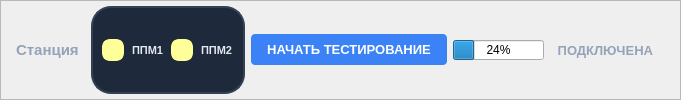
       <widget class="QFrame" name="frameStation">
        <property name="minimumSize">
         <size>
          <width>0</width>
          <height>58</height>
         </size>
        </property>
        <property name="styleSheet">
         <string notr="true">#frameStation {
    color: #94a3b8;
    border-radius: 8px;
    border: 2px solid #334155;
    background-color: #1e293b;
}</string>
        </property>
        <property name="frameShape">
         <enum>QFrame::StyledPanel</enum>
        </property>
        <property name="frameShadow">
         <enum>QFrame::Raised</enum>
        </property>
        <layout class="QHBoxLayout" name="horizontalLayout_2">
         <property name="topMargin">
          <number>5</number>
         </property>
         <property name="bottomMargin">
          <number>5</number>
         </property>
         <item>
          <widget class="QLabel" name="labelStation">
           <property name="font">
            <font>
             <pointsize>11</pointsize>
             <bold>true</bold>
            </font>
           </property>
           <property name="styleSheet">
            <string notr="true">#labelStation {
    color: #94a3b8;
    margin-right: 2px;
}</string>
           </property>
           <property name="text">
            <string>Станция</string>
           </property>
          </widget>
         </item>
         <item>
          <widget class="QFrame" name="framePPM">
           <property name="sizePolicy">
            <sizepolicy hsizetype="Minimum" vsizetype="Preferred">
             <horstretch>0</horstretch>
             <verstretch>0</verstretch>
            </sizepolicy>
           </property>
           <property name="styleSheet">
            <string notr="true">#framePPM {
    color: #94a3b8;
    border-radius: 20px;
    border: 2px solid #334155;
    background-color: #1e293b;
}</string>
           </property>
           <property name="frameShape">
            <enum>QFrame::StyledPanel</enum>
           </property>
           <property name="frameShadow">
            <enum>QFrame::Raised</enum>
           </property>
           <layout class="QHBoxLayout" name="horizontalLayout_6">
            <item>
             <widget class="QRadioButton" name="radioPPM1">
              <property name="styleSheet">
               <string notr="true">    QRadioButton {
        color: #e2e8f0;
        font-size: 8pt;
        font-weight: bold;
        spacing: 8px;
        background: transparent;
		padding: 0px 0px 0px 0px;
    }
    QRadioButton::indicator {
        width: 16px;
        height: 16px;
        border-radius: 8px;
        border:3px solid #FFFF99;
        background: #FFFF99;
    }
    QRadioButton::indicator:hover {
        border-color: #10b981;
    }
    QRadioButton::indicator:checked {
        background: #FFFF99;
    }</string>
              </property>
              <property name="text">
               <string>ППМ1</string>
              </property>
             </widget>
            </item>
            <item>
             <widget class="QRadioButton" name="radioPPM2">
              <property name="styleSheet">
               <string notr="true">    QRadioButton {
        color: #e2e8f0;
        font-size: 8pt;
        font-weight: bold;
        spacing: 8px;
        background: transparent;
    }
    QRadioButton::indicator {
        width: 16px;
        height: 16px;
        border-radius: 8px;
        border:3px solid #FFFF99;
        background: #FFFF99;
    }
    QRadioButton::indicator:hover {
        border-color: #10b981;
    }
    QRadioButton::indicator:checked {
        background: #10b981/*#3b82f6*/;
    }</string>
              </property>
              <property name="text">
               <string>ППМ2</string>
              </property>
             </widget>
            </item>
           </layout>
          </widget>
         </item>
         <item>
          <widget class="QPushButton" name="pushButtonStartTesting">
           <property name="sizePolicy">
            <sizepolicy hsizetype="Fixed" vsizetype="Fixed">
             <horstretch>0</horstretch>
             <verstretch>0</verstretch>
            </sizepolicy>
           </property>
           <property name="minimumSize">
            <size>
             <width>0</width>
             <height>0</height>
            </size>
           </property>
           <property name="font">
            <font>
             <pointsize>10</pointsize>
             <bold>true</bold>
            </font>
           </property>
           <property name="layoutDirection">
            <enum>Qt::RightToLeft</enum>
           </property>
           <property name="styleSheet">
            <string notr="true">QPushButton {
    background-color: #3b82f6;
    color: white;
    border: none;
    padding: 8px 16px;
    border-radius: 4px;
    font-weight: bold;
}
QPushButton:hover { background-color: #2563eb; }
QPushButton:pressed { background-color: #1d4ed8; }
QPushButton:checked {
    background-color: #15803d;
    color: white;
    border: 2px solid #4ade80;
    padding: 6px 14px;
}
QPushButton:checked:hover { background-color: #166534; border-color: #86efac; }
QPushButton:checked:pressed { background-color: #14532d; }
QPushButton:disabled { background-color: #475569; color: #94a3b8; border: none; padding: 8px 16px; }</string>
           </property>
           <property name="text">
            <string>НАЧАТЬ ТЕСТИРОВАНИЕ</string>
           </property>
           <property name="iconSize">
            <size>
             <width>20</width>
             <height>20</height>
            </size>
           </property>
           <property name="checkable">
            <bool>true</bool>
           </property>
          </widget>
         </item>
         <item>
          <widget class="QProgressBar" name="progressBar">
           <property name="sizePolicy">
            <sizepolicy hsizetype="Preferred" vsizetype="Fixed">
             <horstretch>0</horstretch>
             <verstretch>0</verstretch>
            </sizepolicy>
           </property>
           <property name="minimumSize">
            <size>
             <width>0</width>
             <height>20</height>
            </size>
           </property>
           <property name="maximumSize">
            <size>
             <width>16777215</width>
             <height>20</height>
            </size>
           </property>
           <property name="styleSheet">
            <string notr="true"/>
           </property>
           <property name="value">
            <number>24</number>
           </property>
          </widget>
         </item>
         <item>
          <widget class="QLabel" name="labelStateStation">
           <property name="font">
            <font>
             <pointsize>10</pointsize>
             <bold>true</bold>
            </font>
           </property>
           <property name="layoutDirection">
            <enum>Qt::RightToLeft</enum>
           </property>
           <property name="styleSheet">
            <string notr="true">#labelStateStation {
    color: #94a3b8;
    margin-right: 2px;
}</string>
           </property>
           <property name="text">
            <string>ПОДКЛЮЧЕНА</string>
           </property>
           <property name="alignment">
            <set>Qt::AlignRight|Qt::AlignTrailing|Qt::AlignVCenter</set>
           </property>
          </widget>
         </item>
         <item>
          <widget class="QLabel" name="labelPixStation">
           <property name="sizePolicy">
            <sizepolicy hsizetype="Preferred" vsizetype="Preferred">
             <horstretch>0</horstretch>
             <verstretch>0</verstretch>
            </sizepolicy>
           </property>
           <property name="maximumSize">
            <size>
             <width>25</width>
             <height>25</height>
            </size>
           </property>
           <property name="text">
            <string/>
           </property>
           <property name="pixmap">
            <pixmap resource="res.qrc">:/led_green.png</pixmap>
           </property>
           <property name="scaledContents">
            <bool>true</bool>
           </property>
           <property name="alignment">
            <set>Qt::AlignCenter</set>
           </property>
          </widget>
         </item>
        </layout>
       </widget>
